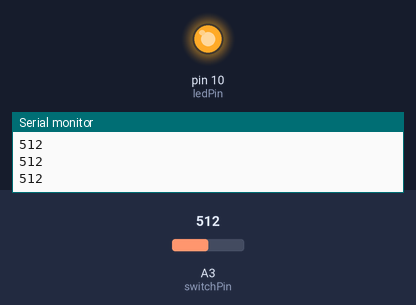
A sketch run on a simulated Arduino Uno, built with avr-gcc and run on an emulated ATmega328P. Parts: output pins drawn as LEDs (lit = HIGH), the last lines printed to the serial monitor. Inputs (shaded band) come from the test bench; at power-on: A3 (switchPin) = 512.

Above: at 1.2 s.
1.3 s: A3 (switchPin) set to 122
At 2.5 s:
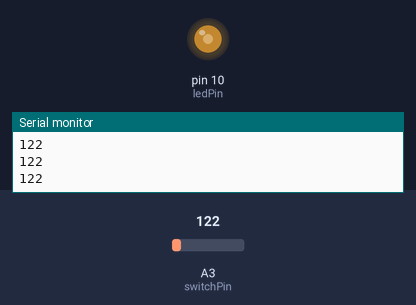
2.8 s: A3 (switchPin) set to 0
At 3.9 s:
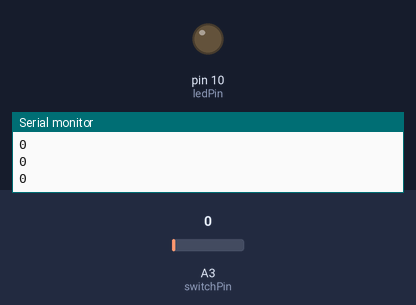
4.3 s: A3 (switchPin) set to 306
At 5.0 s:
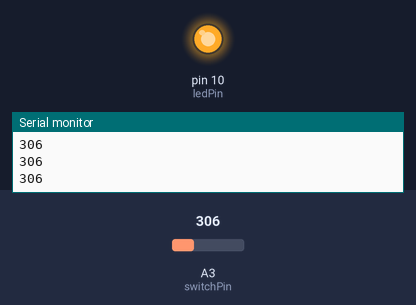
Timing chart, 0 to 7.3 s (numbered marks = the images above; inputs shaded):
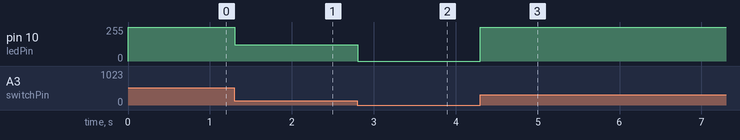

Measured:
- after the input at 1.3 s, pin 10 (ledPin): 255/255 → 122/255 at once
- after the input at 2.8 s, pin 10 (ledPin): 122/255 → 0/255 at once
- after the input at 4.3 s, pin 10 (ledPin): 0/255 → 255/255 at once

The sketch:

sketch_sep05a.ino
```cpp
int ledPin = 10;
int switchPin = A3;

int potvalue = 0;

void setup() {
  // put your setup code here, to run once:
 pinMode(ledPin,OUTPUT);
 Serial.begin(9600);
 //what is 9600 baud?
 //9600 bits per second
 //serial ports are one bit after another, unlike parallel
}

void loop() {
  // put your main code here, to run repeatedly:
  potvalue = analogRead(switchPin);

  analogWrite(ledPin,potvalue);
  Serial.println(potvalue);


  //digitalWrite(ledPin,HIGH);
//  delay(100);
//  digitalWrite(ledPin,LOW);
//  delay(100);
}
```
